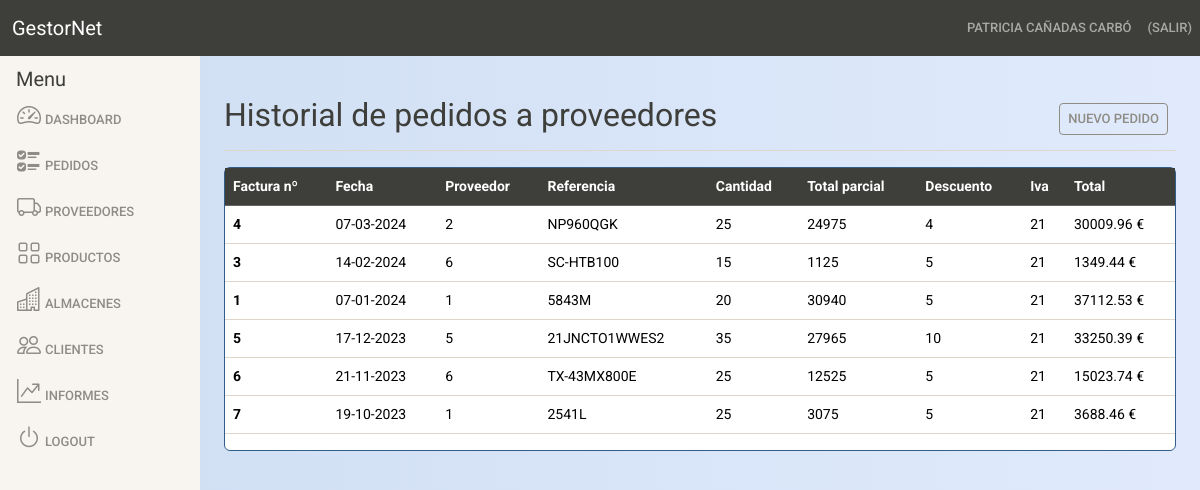
Page /pedidos_proveedor (signed in) on the committed database.
### models.py (models this page shows, shortened)
class User(db.Base, UserMixin):
    __tablename__ = "usuarios"
    __table_args__ = {'sqlite_autoincrement': True}  # Autoincrementa la primary_key de la tabla.
    id = Column(Integer, primary_key=True)
    name = Column(String(60), nullable=False)
    surname = Column(String(80), nullable=False)
    email = Column(String(256), nullable=False)
    password = Column(String(128), nullable=False)
    is_admin = Column(Boolean, default=False)

class PedidoProveedor(db.Base):
    __tablename__ = "pedidos_proveedor"
    __table_args__ = {'sqlite_autoincrement': True} # Autoincrementa la primary_key de la tabla.
    id = Column(Integer, primary_key=True)
    fecha = Column(DateTime, nullable=False)
    proveedor = Column(Integer, nullable=False)  # Número que corresponde con Proveedor.id
    referencia = Column(String(24), nullable=False)
    nombre = Column(String(128), nullable=False)
    preciocoste = Column(Integer, nullable=False)
    cantidad = Column(Integer, nullable=False)
    total_precio = Column(Integer, nullable=False)  # Total del producto
    descuento = Column(Integer, nullable=False)
    iva = Column(Integer, nullable=False)
    total = Column(Integer, nullable=False) # Total del pedido

### main.py (the view)
@app.route("/pedidos_proveedor") # Listado de pedidos
@login_required
def pedidos_proveedor():
    entradas = db.session.query(PedidoProveedor).order_by(PedidoProveedor.fecha.desc()).all()
    return render_template("sorder_history.html", entradas=entradas)

### main.py (called while the page is built)
@login_manager.user_loader
def load_user(user_id):
    return db.session.query(User).filter_by(id=user_id).first()

### templates/sorder_history.html (shortened to what this page needs)
{% extends "includes/base.html" %}
{% block content %}
<main class="col-md-9 ms-sm-auto col-lg-10 px-md-4 py-4">
    <div class="d-flex justify-content-between flex-wrap flex-md-nowrap align-items-center pt-3 pb-2 mb-3 border-bottom">
        <h1 class="h2">Historial de pedidos a proveedores</h1>
        <div class="btn-toolbar mb-2 mb-md-0">
            <div class="btn-group me-2">
                <a href="{{ url_for('proveedor_order')}}" class="btn btn-sm btn-outline-secondary">Nuevo pedido</a>
            </div>
        </div>
    </div>
    <div class="card border-primary mb-3 small">
        <table class="table table-hover">
            <thead>
                <tr class="table-dark">
                    <th scope="col">Factura nº</th>
                    <th scope="col">Fecha</th>
                    <th scope="col">Proveedor</th>
                    <th scope="col">Referencia</th>
                    <th scope="col">Cantidad</th>
                    <th scope="col">Total parcial</th>
                    <th scope="col">Descuento</th>
                    <th scope="col">Iva</th>
                    <th scope="col">Total</th>
                </tr>
            </thead>
            <tbody>
                {% for entrada in entradas %}
                    <tr>
                        <th scope="row">{{entrada.id}}</th>
                        <td>{{entrada.fecha.strftime("%d-%m-%Y")}}</td>
                        <td>{{entrada.proveedor}}</td>
                        <td>{{entrada.referencia}}</td>
                        <td>{{entrada.cantidad}}</td>
                        <td>{{entrada.total_precio}}</td>
                        <td>{{entrada.descuento}}</td>
                        <td>{{entrada.iva}}</td>
                        <td>{{entrada.total}}&nbsp;€</td>
                    </tr>
                {% endfor %}
            </tbody>
        </table>
    </div>
</main>
{% endblock content %}

### templates/includes/navigation.html (shortened to what this page needs)
<nav class="navbar navbar-expand-lg bg-dark col-12" data-bs-theme="dark">
    &nbsp;&nbsp;&nbsp;<a class="navbar-brand" href="/">GestorNet</a>
    <div class="collapse navbar-collapse" id="navbarColor01">
        <ul class="navbar-nav ms-auto">
            {% if current_user.is_authenticated %}
            <li class="nav-item">
                <a class="nav-link " href="#"> {{ current_user.name }}&nbsp;{{ current_user.surname }} </a>
            </li>
            <li class="nav-item">
                <a class="nav-link " href="/logout"> {{ session["username"]}} (Salir)</a>
            </li>
            {% endif %}
        </ul>
    </div>
</nav>

### static/main.css (style rules this page uses)
body { background: #E0EAFC; background: -webkit-linear-gradient(to right, #CFDEF3, #E0EAFC); background: linear-gradient(to right, #CFDEF3, #E0EAFC); }

### rows in the picture
User: name "PATRICIA", surname "CAÑADAS CARBÓ"
PedidoProveedor: id "4", fecha "07-03-2024", proveedor "2", referencia "NP960QGK", cantidad "25", total_precio "24975", descuento "4", iva "21", total "30009.96"
PedidoProveedor: id "3", fecha "14-02-2024", proveedor "6", referencia "SC-HTB100", cantidad "15", total_precio "1125", descuento "5", iva "21", total "1349.44"
PedidoProveedor: id "1", fecha "07-01-2024", proveedor "1", referencia "5843M", cantidad "20", total_precio "30940", descuento "5", iva "21", total "37112.53"
PedidoProveedor: id "5", fecha "17-12-2023", proveedor "5", referencia "21JNCTO1WWES2", cantidad "35", total_precio "27965", descuento "10", iva "21", total "33250.39"
PedidoProveedor: id "6", fecha "21-11-2023", proveedor "6", referencia "TX-43MX800E", cantidad "25", total_precio "12525", descuento "5", iva "21", total "15023.74"
PedidoProveedor: id "7", fecha "19-10-2023", proveedor "1", referencia "2541L", cantidad "25", total_precio "3075", descuento "5", iva "21", total "3688.46"
